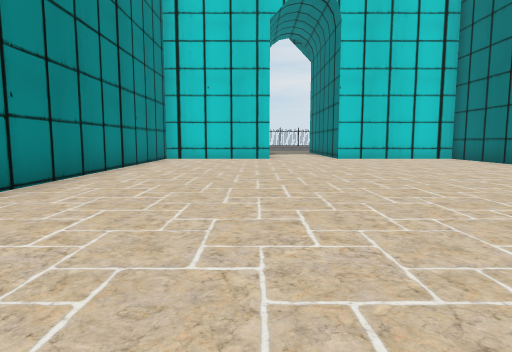
view 1 (above)

16 first-person views from a walk through a 3-D level made in the Unity game engine. The camera is 1.2 m above the floor, tilts 6° down and sees 75° across. The floor is counted in squares, 2 m on a side. Each view is taken from the middle of a square. On the plan, view 1 faces up. The plan holds only what a view shows up to about 10 squares ahead; the rest is blank. The place goes on beyond the plan. The player character is not drawn. Some surface patterns are stand-ins.

view 2
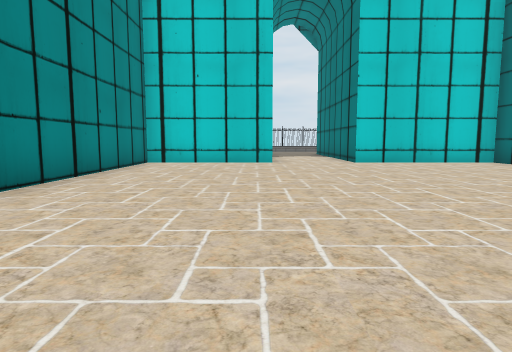

view 3
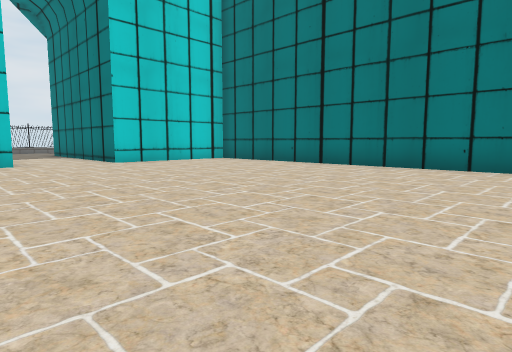

view 4
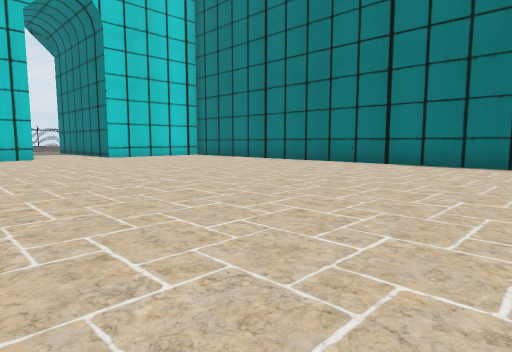

view 5
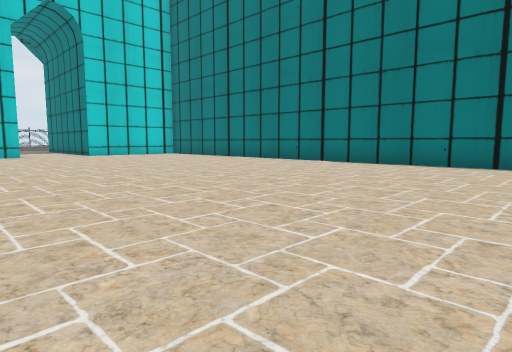

view 6
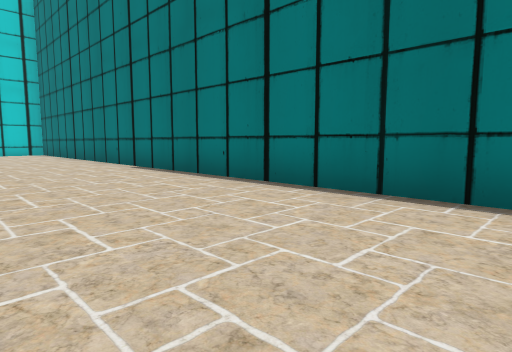

view 7
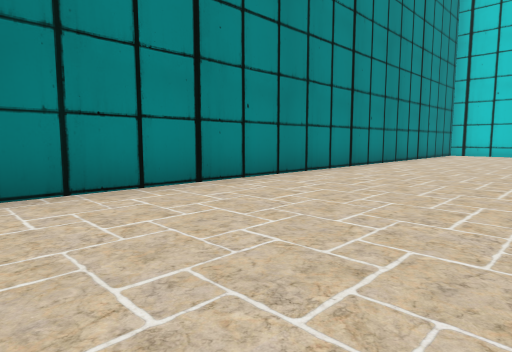

view 8
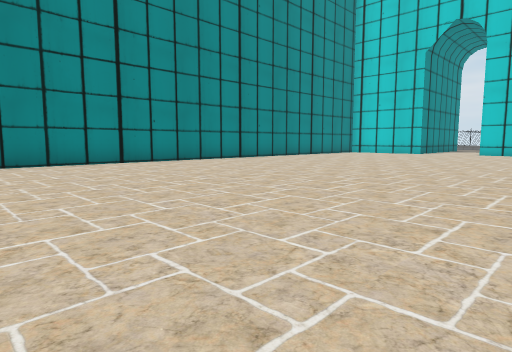

view 9
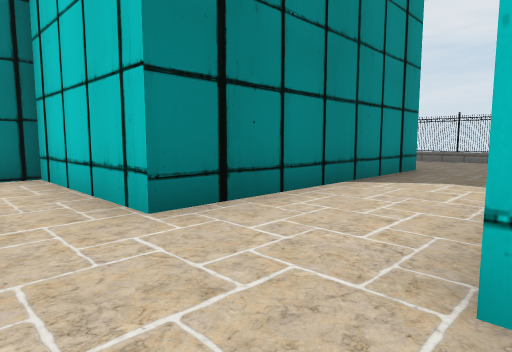

view 10
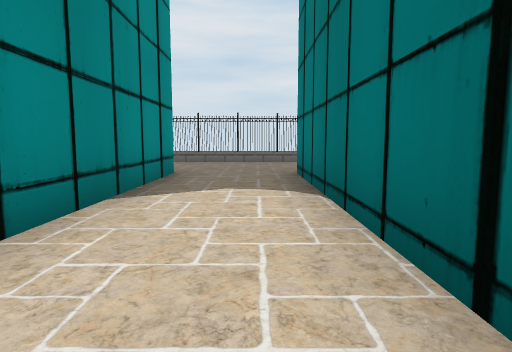

view 11
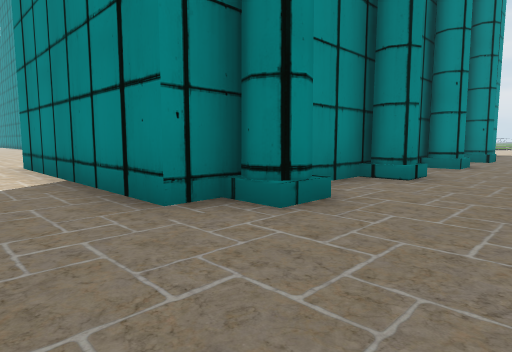

view 12
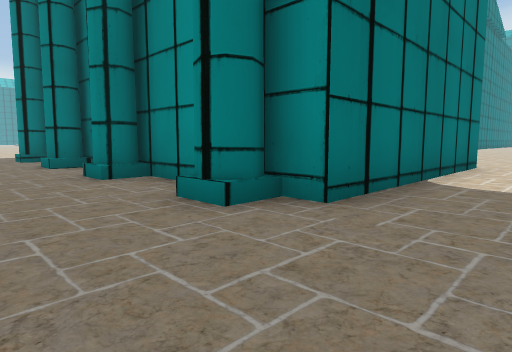

view 13
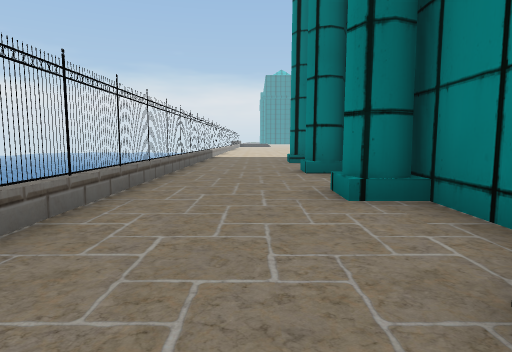

view 14
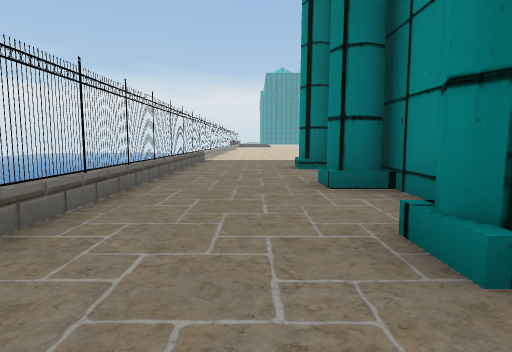

view 15
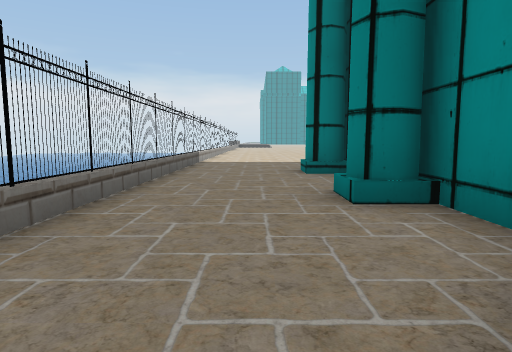

view 16
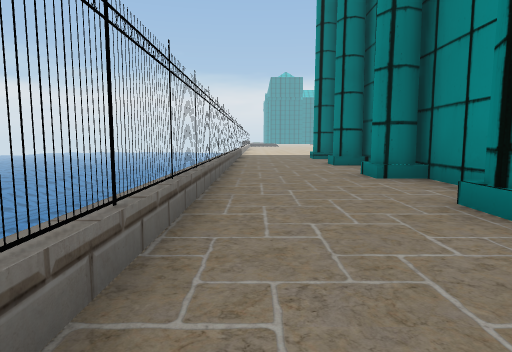

### Floor plan
Points are (right, up) in squares from view 1. A wall is a line through its corners. A room is listed if a view was taken in it or the views show most of it. See-through windows are left out.
Room 1 (views 1, 2, 3, 4, 5, 6, 7, 8, 9, 10)
walls: (0.5, 11.3) (-3, 11.3) (-3, -3.9); (6.6, -4.6) (6.6, 11.3) (2.8, 11.3)
ways out: opening at (1.5, 12) to room 2
Room 2 (views 11, 12, 13, 14, 15, 16)
walls: (4.9, 17.3) (6.5, 17.3); (6.3, 17.7) (6.5, 18.1) (7.1, 17.9); (3.3, 17.6) (3.5, 18.1); (8.1, 17.3) (9.6, 17.3); (-0.6, 17.3) (0.5, 17.3) (0.5, 11.3); (2.8, 11.3) (2.8, 17.3) (3.6, 17.3); (12.5, 20.6) (0.4, 20.6)
low walls: (3.5, 18.1) (4.2, 18.1); (6.5, 18.1) (7.1, 18.1); (9.1, 17.4) (9.1, 18.1); (12.1, 17.2) (12.1, 18.1)
ways out: opening at (1.5, 12) to room 1; opening at (0.5, 19.5)

Where each view was taken, in squares from view 1:
view 1: 0 up, 0 right, facing up
view 2: 2 up, 0 right, facing up
view 3: 2 up, 1 left, facing up-right
view 4: 1 down, 2 left, facing up-right
view 5: 3 down, 2 left, facing up-right
view 6: 5 down, 3 right, facing up-right
view 7: 4 down, 1 right, facing up-left
view 8: 5 down, 6 right, facing up-left
view 9: 10 up, 3 right, facing up-left
view 10: 11 up, 2 right, facing up
view 11: 20 up, 2 right, facing down-left
view 12: 20 up, 1 right, facing down-right
view 13: 19 up, 3 right, facing right
view 14: 19 up, 5 right, facing right
view 15: 19 up, 6 right, facing right
view 16: 20 up, 1 right, facing right
